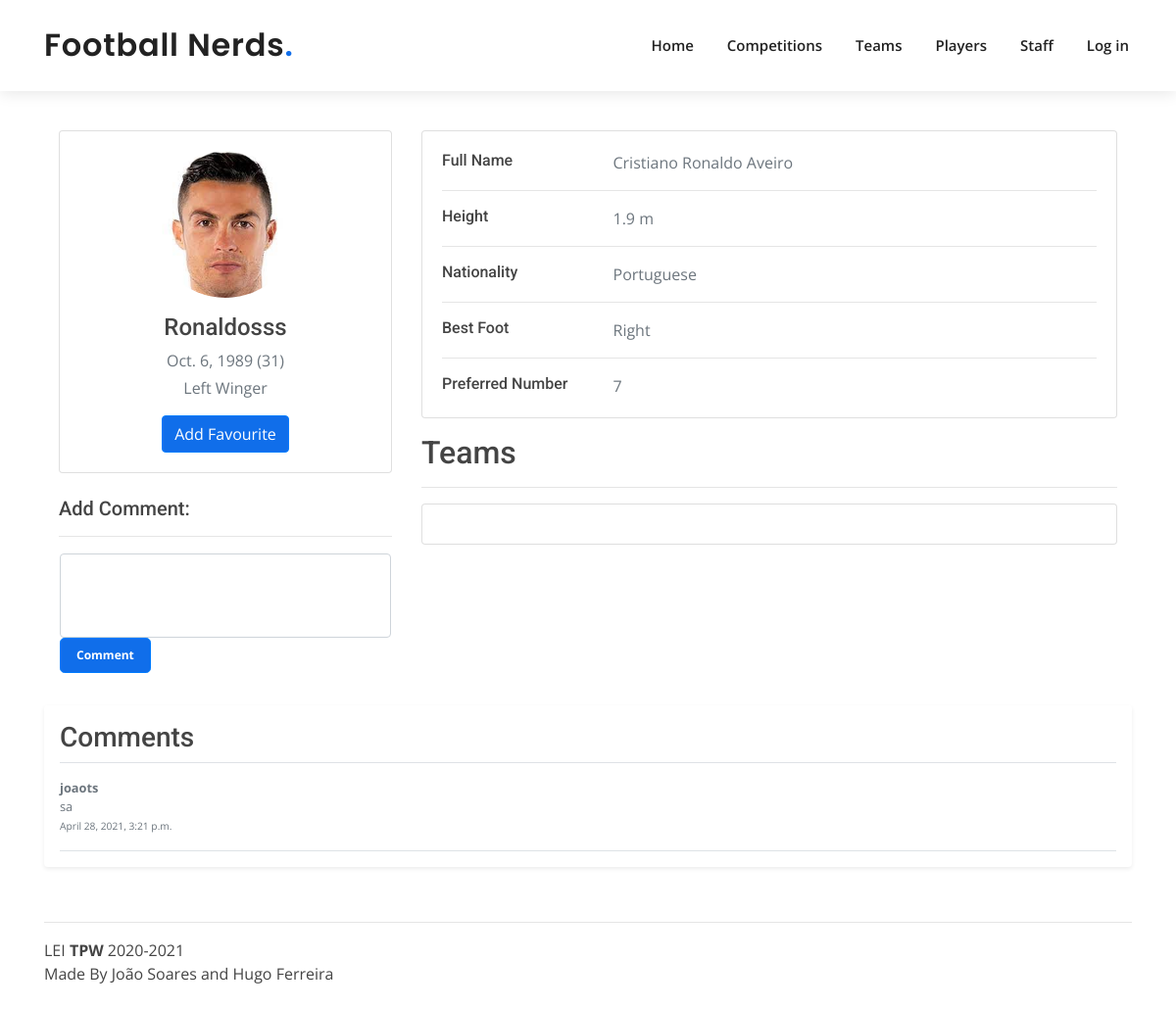
The page /players/1 on the database its author committed.
### app/models.py (models this page shows, shortened)
class Player(models.Model):
    POSITION_CHOICES = (
        ('Striker', 'ST-Striker'),
        ('Left Winger', 'LW-Left Winger'),
        ('Right Winger', 'RW-Right Winger'),
        ('Central Attacking Midfielder', 'CAM-Central Attacking Midfielder'),
        ('Central Midfielder', 'CM-Central Midfielder'),
        ('Central Defensive Midfielder', 'CDM-Central Defensive Midfielder'),
        ('Left Back', 'LB-Left Back'),
        ('Right Back', 'RB-Right Back'),
        ('Center Back', 'CB-Center Back'),
        ('Goalkeeper', 'GR-Goalkeeper'),
    )
    BEST_FOOT = (('Left', 'L-Left'), ('Right', 'R-Right'), ('Both', 'B-Both'))
    full_name = models.CharField(max_length=120)
    name = models.CharField(max_length=90)
    birthday = models.DateField()
    height = models.FloatField(validators=[MinValueValidator(0)])
    nationality = models.CharField(max_length=70)
    position = models.CharField(max_length=28, choices=POSITION_CHOICES)
    best_foot = models.CharField(max_length=5, choices=BEST_FOOT)
    preferred_number = models.PositiveIntegerField(validators=[MinValueValidator(1),MaxValueValidator(100)])
    player_img = models.ImageField(upload_to=playerdir, default="players/default_player.png")

class CommentPlayer(models.Model):
    player = models.ForeignKey(Player, on_delete=models.CASCADE)
    user = models.ForeignKey(NormalUser, on_delete=models.CASCADE)
    timeofpost = models.DateTimeField(default=datetime.now)
    comment = models.CharField(max_length=120)

class NormalUser(models.Model):
    user = models.OneToOneField(User, on_delete=models.CASCADE)
    job_football_related = models.BooleanField()
    favouriteplayers = models.ManyToManyField(Player, through='FavouritePlayer')
    favouriteteams = models.ManyToManyField(Team, through='FavouriteTeam')
    favouritecompetitions = models.ManyToManyField(Competition, through='FavouriteCompetition')

### app/views.py (the view, shortened to what this page needs)
# urls.py: path('players/<int:id>', views.player_details, name='player_details'),
def player_details(request, id):
    if not request.user.is_authenticated:
        favouriteplayer = False
        deleteeditbbt = False
    t_parms = {
        'player': Player.objects.get(id=id),
        'teams': set(Team.objects.filter(playerplaysfor__player_id=id).distinct()),  # TODO: Encontrar melhor solução
        'season': PlayerPlaysFor.objects.filter(player_id=id),
        'comments': CommentPlayer.objects.filter(player_id=id),
        'age': int((datetime.date.today() - Player.objects.get(id=id).birthday).days / 365),
        'favouriteplayer': favouriteplayer,
        'formComment': MakeCommentForm(),
        'deleteeditbbt': deleteeditbbt
    }
    return render(request, 'player_details.html', t_parms)

### app/forms.py
class MakeCommentForm(forms.Form):
    comment = forms.CharField(widget=forms.Textarea, label='Add Comment')
    fields = ('comment')
    def __init__(self, *args, **kwargs):
        super().__init__(*args, **kwargs)
        for myField in self.fields:
            self.fields[myField].widget.attrs['rows'] = 3
            self.fields[myField].widget.attrs['class'] = 'form-control'
            self.fields[myField].widget.attrs['style'] = 'resize:none'

### templates/player_details.html (shortened to what this page needs)
{% extends 'layout.html' %}
{% load static %}
{% block content %}
<div class="container" style="padding-top: 40px">
    <div class="main-body">
          <div class="row gutters-sm">
            <div class="col-md-4 mb-3">
              <div class="card">
                <div class="card-body">
                  <div class="d-flex flex-column align-items-center text-center">
                    <img src="{% static 'img/' %}{{ player.player_img.url }}" alt="Admin" class="rounded-circle" width="150" height="150">
                    <div class="mt-3">
                      <h4>{{ player.name }}</h4>
                      <p class="text-secondary mb-1">{{ player.birthday }} ({{ age }})</p>
                      <p class="text-muted font-size-sm">{{ player.position }}</p>
                      <form action="{% url 'players' %}{{ player.id }}" method="post" >
                        {% if favouriteplayer %}
                            <button style="background: #106eea;" class="btn btn-primary" name="remove" remove="remove"> Remove Favourite</button>
                        {% else %}
                            <button style="background: #106eea;" class="btn btn-primary" value="add" name="add">Add Favourite</button>
                        {% endif %}
                      </form>
                    </div>
                  </div>
                </div>
              </div>
            <br>
            <h5>{{ formComment.comment.label}}:</h5>
            <hr>
              <div class="card mt-3" style="border-color: white">
                  <form action="{% url 'players' %}{{ player.id }}" method="post">
                      {{ formComment.comment }}
                      <button style="background: #106eea;font-size: 12px; font-weight: bolder;" type="submit" class="btn btn-primary btn-lg">Comment</button>
                  </form>
              </div>
            </div>
            <div class="col-md-8">
              <div class="card mb-3">
                <div class="card-body">
                  <div class="row">
                    <div class="col-sm-3">
                      <h6 class="mb-0">Full Name</h6>
                    </div>
                    <div class="col-sm-9 text-secondary">
                        {{player.full_name}}
                    </div>
                  </div>
                  <hr>
                  <div class="row">
                    <div class="col-sm-3">
                      <h6 class="mb-0">Height</h6>
                    </div>
                    <div class="col-sm-9 text-secondary">
                        {{player.height}} m
                    </div>
                  </div>
                  <hr>
                  <div class="row">
                    <div class="col-sm-3">
                      <h6 class="mb-0">Nationality</h6>
                    </div>
                    <div class="col-sm-9 text-secondary">
                      {{ player.nationality }}
                    </div>
                  </div>
                  <hr>
                  <div class="row">
                    <div class="col-sm-3">
                      <h6 class="mb-0">Best Foot</h6>
                    </div>
                    <div class="col-sm-9 text-secondary">
                      {{ player.best_foot }}
                    </div>
                  </div>
                  <hr>
                  <div class="row">
                    <div class="col-sm-3">
                      <h6 class="mb-0">Preferred Number</h6>
                    </div>
                    <div class="col-sm-9 text-secondary">
                      {{ player.preferred_number }}
                    </div>
                  </div>
                </div>
              </div>
                    <h2>Teams</h2>
                    <hr>
                    <div class="card mb-3">
                <div class="card-body">
                </div>
                </div>
            </div>
            </div>
          </div>
        </div>
          <div class="my-3 p-3 bg-body rounded shadow-sm">
            <h3 class="border-bottom pb-2 mb-0">Comments</h3>
              {% for comment in comments %}
            <div class=" border-bottom d-flex text-muted pt-3">
              <p class="pb-3 mb-0 small lh-sm ">
                <strong class="d-block text-gray-dark">{{ comment.user.user }}</strong>
                {{ comment.comment }}
                  <br>
                  <small>{{ comment.timeofpost }}</small>
              </p>
            </div>
              {% endfor %}
            </div>
          </div>
{% endblock %}

### app/static/css/style.css (style rules this page uses)
body { font-family: "Open Sans", sans-serif; color: #444444; }
h1, h2, h3, h4, h5, h6 { font-family: "Roboto", sans-serif; }

### rows shown on the page
Player: player_img (picture), name "Ronaldosss", birthday "Oct. 6, 1989", position "Left Winger", full_name "Cristiano Ronaldo Aveiro", height "1.9", nationality "Portuguese", best_foot "Right", preferred_number "7"
CommentPlayer: user.user "joaots", comment "sa", timeofpost "April 28, 2021, 3:21 p.m."

### other values the page prints
{{ age }} "31"
